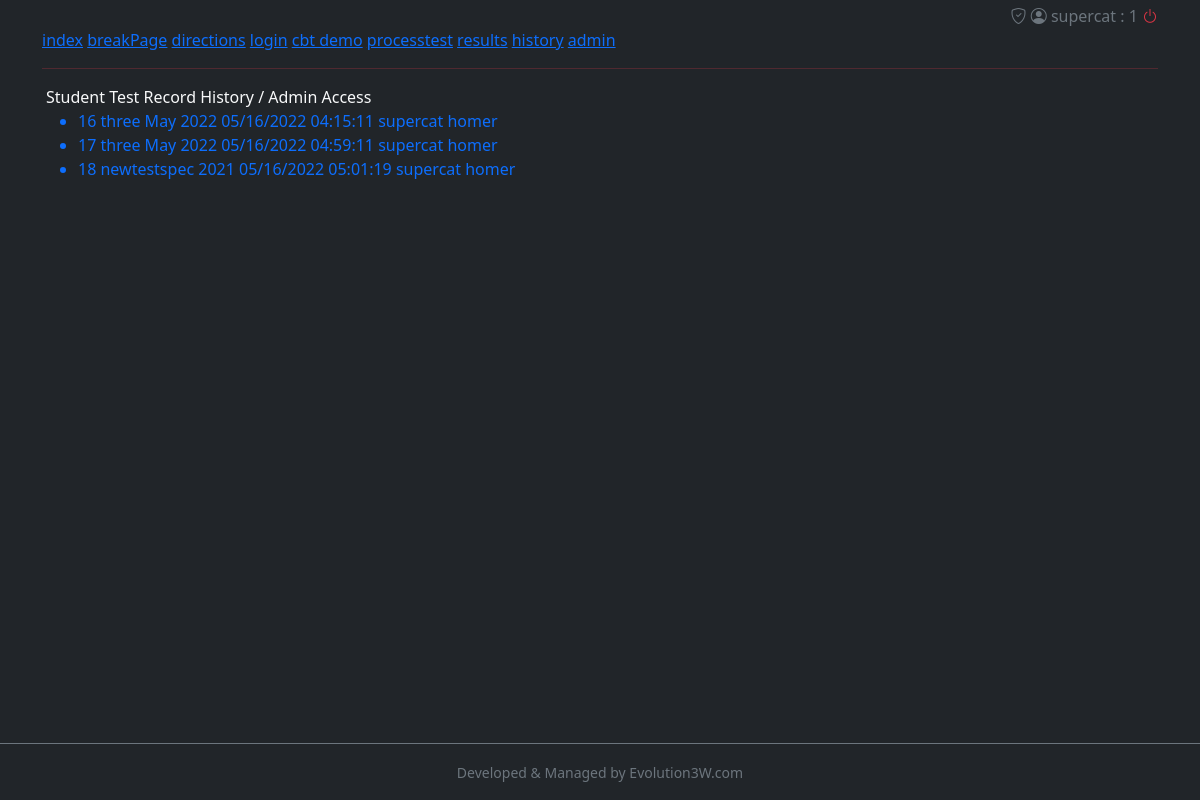
/history (signed in), run on an earlier commit of the app's database.
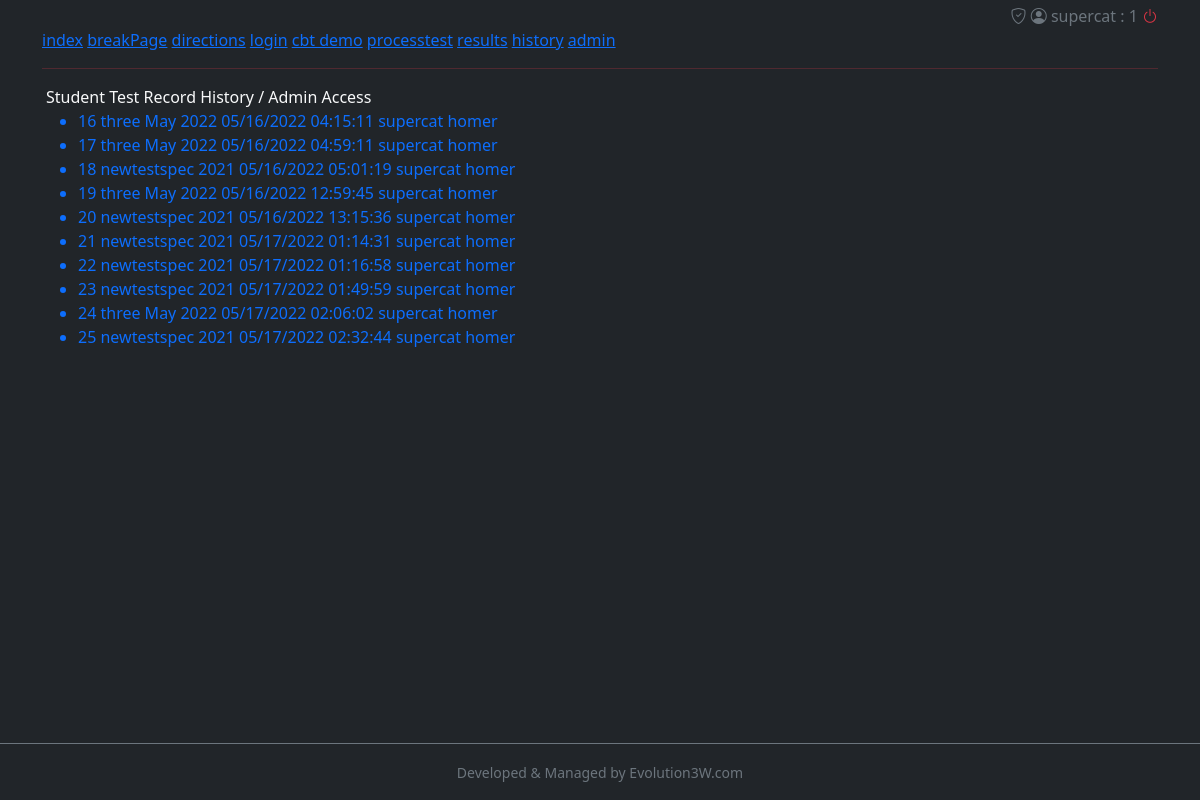
And on a later commit of the database.
### cbtsystem/models.py (models this page shows)
class testRecord(models.Model):
    studentUsername = models.CharField(null=True, blank=False, max_length=200)
    studentName = models.CharField(null=True, blank=False, max_length=200)
    testName = models.CharField(max_length=200, null=True, blank=True)
    testId = models.CharField(max_length=100, null=True, blank=True)
    date_finished = models.DateTimeField(auto_now_add=True)
    studentAnswersReading = JSONField(null=True, default={})
    studentAnswersWriting = JSONField(null=True, default={})
    numberInCorrectR = models.CharField(max_length=10, null=True, default='0')
    numberInCorrectW = models.CharField(max_length=10, null=True, default='0')
    scoreReading = models.CharField(max_length=3, null=True, default='200')
    scoreWriting = models.CharField(max_length=3, null=True, default='200')
    jsonWrongQtypeR = JSONField(null=True, default={})
    jsonWrongQtypeW = JSONField(null=True, default={})
    def __str__(self):
        return '{0} {1} {2} {3} {4}'.format(self.id, self.testName, self.date_finished.strftime("%m/%d/%Y %H:%M:%S"),  self.studentUsername, self.studentName)

### cbtsystem/views.py (the view)
# urls.py: path('history', views.history, name='history'),
@login_required(login_url='loginpage')
def history(request):
    username = request.user.username
    record = testRecord.objects.filter(studentUsername=username)
    return render(request, 'cbtsystem/history.html', {'record': record})

### cbtsystem/templates/cbtsystem/history.html
{% extends 'cbtsystem/index.html' %}
{% block content %}
<div class="container  px-3">
    Student Test Record History / Admin Access
    <br>
    <ul>
        {% for r in record|slice:":20" %}
        <a href="{% url 'results_pk' r.id %}" style="text-decoration:none;">
            <li> {{r}}</li>
        </a>
        {% endfor %}
    </ul>
</div>
{% endblock %}

What changed in the data, as far as the page shows it:
added testRecord: id+testName+date_finished "19 three May 2022 05/16/2022 12:59:45 supercat homer"
added testRecord: id+testName+date_finished "20 newtestspec 2021 05/16/2022 13:15:36 supercat homer"
added testRecord: id+testName+date_finished "21 newtestspec 2021 05/17/2022 01:14:31 supercat homer"
added testRecord: id+testName+date_finished "22 newtestspec 2021 05/17/2022 01:16:58 supercat homer"
added testRecord: id+testName+date_finished "23 newtestspec 2021 05/17/2022 01:49:59 supercat homer"
added testRecord: id+testName+date_finished "24 three May 2022 05/17/2022 02:06:02 supercat homer"
added testRecord: id+testName+date_finished "25 newtestspec 2021 05/17/2022 02:32:44 supercat homer"
